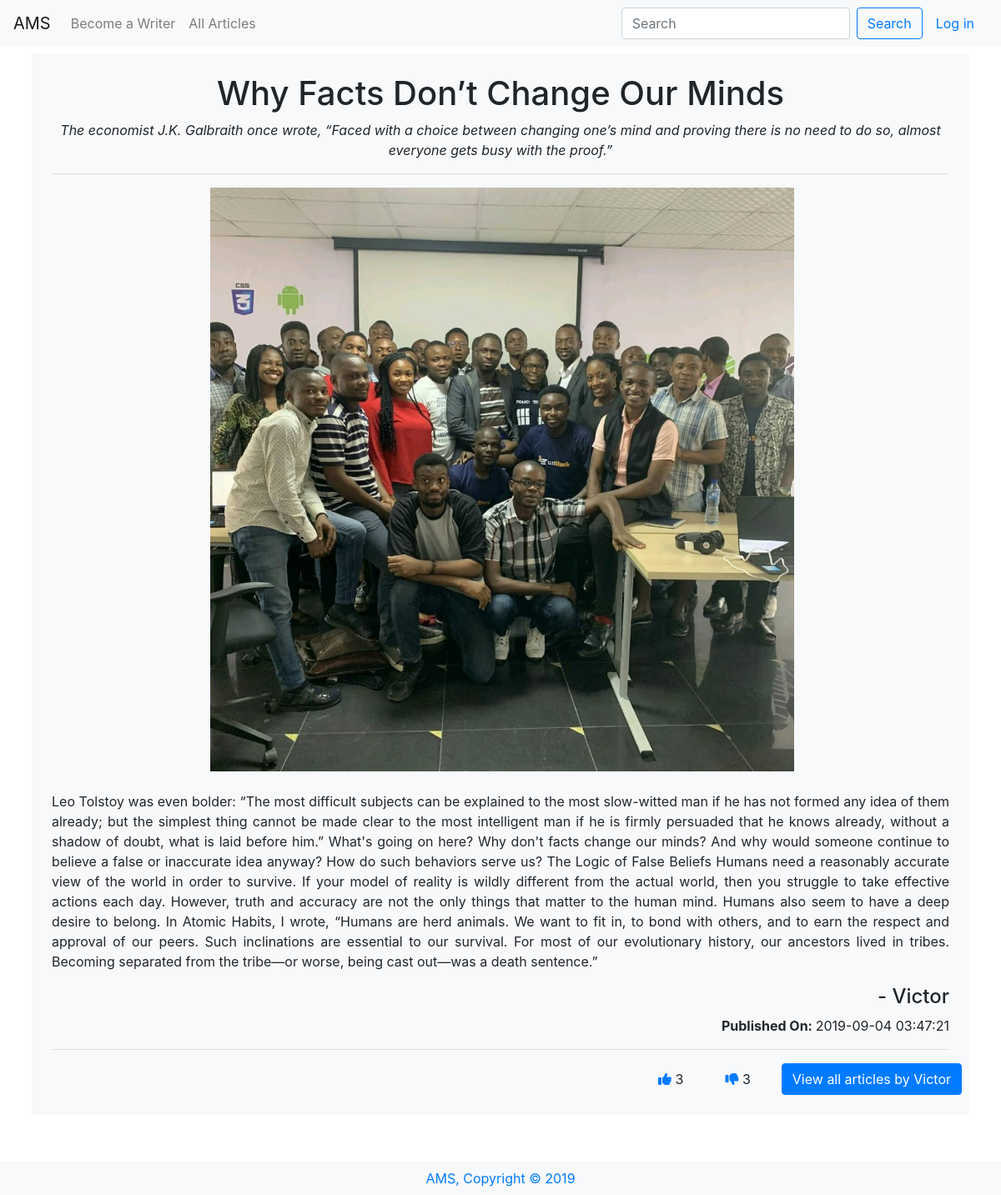
Page /viewone/7 on the committed database.
### tables this page shows
CREATE TABLE 'articles' ('id' integer PRIMARY KEY AUTOINCREMENT NOT NULL, 'userid' smallint NOT NULL, 'title' varchar(255) NOT NULL, 'description' varchar(300) NOT NULL, 'content' text NOT NULL, 'like' smallint, 'dislike' smallint, 'image' bytea, 'date' timestamp NOT NULL DEFAULT CURRENT_TIMESTAMP);

CREATE TABLE users(
    id INTEGER NOT NULL PRIMARY KEY,
    username VARCHAR(255) NOT NULL UNIQUE,
    email VARCHAR(255) NOT NULL UNIQUE,
    password VARCHAR(255) NOT NULL
);

### application.py (the view)
@app.route("/viewone/<id>")
def viewone(id):
    rows = db.execute("SELECT * FROM users JOIN articles ON users.id = articles.userid WHERE articles.id=:id", id=id)
    return render_template("viewone.html", datum=rows[0])

### application.py (called while the page is built)
@app.after_request
def after_request(response):
    response.headers["Cache-Control"] = "no-cache, no-store, must-revalidate"
    response.headers["Expires"] = 0
    response.headers["Pragma"] = "no-cache"
    return response

### templates/viewone.html
{% extends "layout.html" %} {% block title %} View - {{ datum.title }} {% endblock %}
{% block main%}
      <div class="article mb-5 bg-light p-4">
        <div class="article_head">
        <h1>{{ datum.title }}</h1>
        <p><i>{{ datum.description }}</i></p>
      </div>
        <div class="article_body" id="more{{ datum.id }}">
        <hr>
        <div class="article_image mb-4"><img src="/static/testpic.jpeg" alt="{{ datum.title }}"></div>
        <p class="text-justify">{{ datum.content }}</p>
      </div>
      <h4 class="text-right">- {{ datum.username }}</h4>
      <p class="text-right"><b>Published On: </b>{{ datum.date }}</p>
      <hr>
        <div class="article_footer row">
          <a href="/like/{{ datum.id }}" class="btn mr-4 btn"><i class="fas fa-thumbs-up text-primary"></i>
            {{ datum.like }}</a>
        <a href="/dislike/{{ datum.id }}" class="btn mr-4 btn"><i class="fas fa-thumbs-down text-primary"></i>
            {{ datum.dislike }}</a>
          <a href="/viewall/{{ datum.userid }}"><button class="float-right btn btn-primary">View all articles by {{ datum.username }}</button></a>
        </div>
      </div>
    {% endblock %}

### static/styles.css (style rules this page uses)
h1 { text-align: center; }
.article_image { display: flex; max-height: 700px; }
.article_image img { object-fit: contain; }
.article_footer { display: flex; justify-content: flex-end; }

### rows in the picture
articles: title "Why Facts Don’t Change Our Minds", description "The economist J.K. Galbraith once wrote, “Faced with a choice between changing one’s mind and proving there is no need to do so, almost everyone gets busy with the proof.”", content "Leo Tolstoy was even bolder: “The most difficult subjects can be explained to the most slow-witted man if he has not formed any idea of them already; but the simplest thing cannot be made clear to the most intelligent man if he is firmly persuaded that he knows already, without a shadow of doubt, what is laid before him.” What's going on here? Why don't facts change our minds? And why would someone continue to believe a false or inaccurate idea anyway? How do such behaviors serve us? The Logic of False Beliefs Humans need a reasonably accurate view of the world in order to survive. If your model of reality is wildly different from the actual world, then you struggle to take effective…", date "2019-09-04 03:47:21", like "3", dislike "3"
users: username "Victor"
